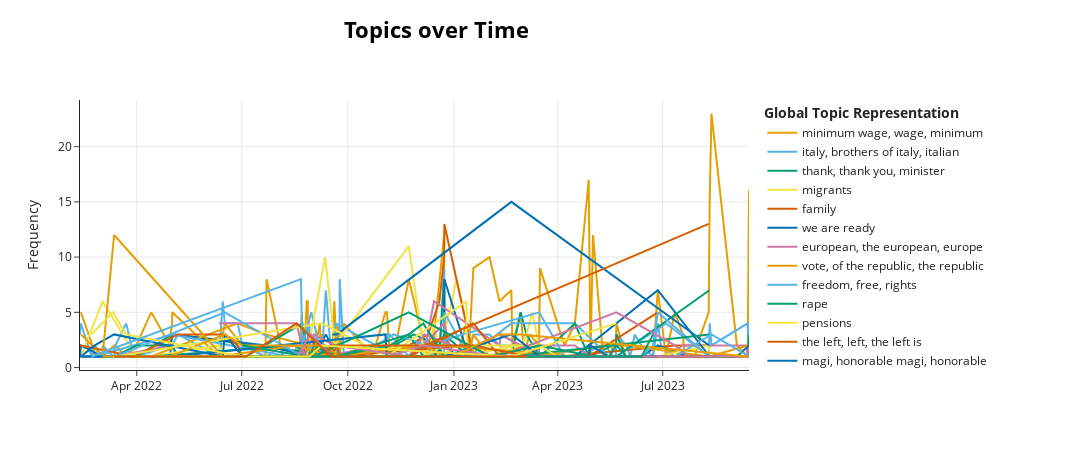

Source (notebook cell):
### Code cell
topics_over_time = topic_model.topics_over_time(docs, timestamps)
# intertopic_fig = topic_model.visualize_topics_over_time(topics_over_time=topics_over_time, topics=interesting_topics, custom_labels=True)
intertopic_fig = topic_model.visualize_topics_over_time(topics_over_time=topics_over_time, custom_labels=True)

intertopic_fig.write_html(processed_dir + 'html/topics-over-time.html')
intertopic_fig
